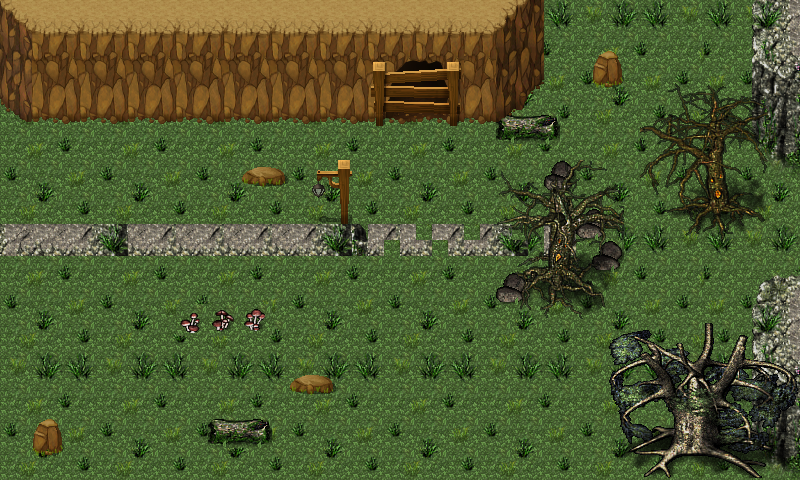

This is a level from a 2D game, rendered from its Tiled map with the project's own tilesets. A one-line summary and the map file follow, with tile-layer data summarised:
An orthogonal 50x30 tile map with 16x16 px tiles, 2 tile layers (floor, objects), 3 tilesets and 4 objects (4x 0).

<map version="1.0" orientation="orthogonal" renderorder="right-up" width="50" height="30" tilewidth="16" tileheight="16" nextobjectid="40">
 <properties>
  <property name="InitX" value="2" />
  <property name="InitY" value="14" />
 </properties>
 <tileset firstgid="1" name="adventuretiles_exterior" tilewidth="16" tileheight="16" tilecount="1620">
  <image source="adventuretiles_exterior.png" trans="ffffff" width="480" height="864" />
 </tileset>
 <tileset firstgid="1621" name="B-E_HF1R_Outdoors_5" tilewidth="16" tileheight="16" tilecount="1024">
  <image source="B-E_HF1R_Outdoors_5.png" trans="ffffff" width="512" height="512" />
 </tileset>
 <tileset firstgid="2645" name="A5_HF1R_Outdoors" tilewidth="16" tileheight="16" tilecount="512">
  <image source="A5_HF1R_Outdoors.png" trans="ffffff" width="256" height="512" />
 </tileset>
 <layer name="floor" width="50" height="30">
  <data>[1500 cells, 1500 non-empty, 113 distinct tile ids]</data>
 </layer>
 <layer name="objects" width="50" height="30">
  <data>[1500 cells, 602 non-empty, 418 distinct tile ids]</data>
 </layer>
 <objectgroup name="Portals">
  <object id="35" name="Village" type="0" x="8" y="216" />
  <object id="36" name="Village" type="0" x="8" y="232" />
  <object id="37" name="Village" type="0" x="8" y="248" />
  <object id="39" name="Village" type="0" x="8" y="264" />
 </objectgroup>
 <objectgroup name="Collisions" />
</map>
